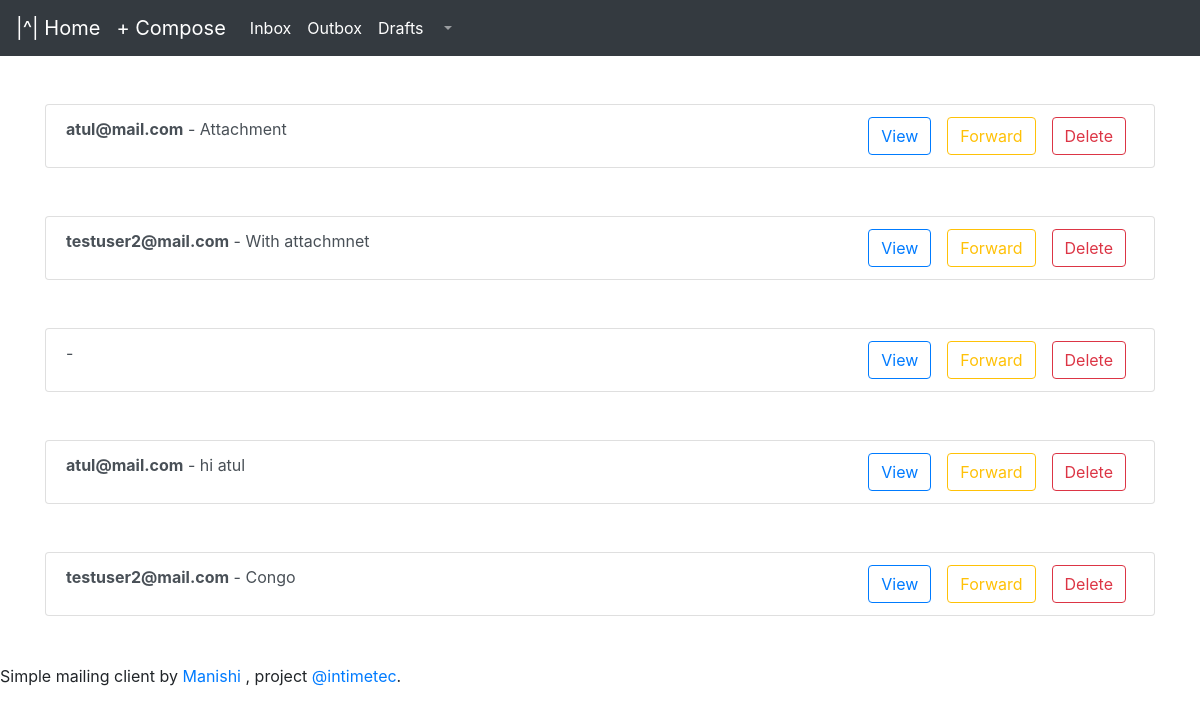
The page /app/outbox/mani@mail.com on the database its author committed.
### app/models.py (models this page shows, shortened)
class Mail_detail(models.Model):
    sender = models.CharField(max_length=122)
    receiver = models.CharField(max_length=122)
    body = models.CharField(max_length=1024)
    subject = models.CharField(max_length=122)
    is_draft = models.BooleanField()
    in_inbox = models.BooleanField()
    in_outbox = models.BooleanField()
    file = models.FileField(blank=True)
    date = models.DateField()

### app/views.py (the view)
# urls.py: path('outbox/<str:email>', views.outbox,name="outbox"),
def outbox(request,email):
    data = get_outbox(email)
    context = {
        'data':data
    }
    return render(request,'outbox.html',context)

### app/views.py (called while the page is built)
def get_outbox(email):
    data = []
    for mail in Mail_detail.objects.filter(sender=email,is_draft=0,in_outbox=1):
        temp = dict()
        temp['id'] = mail.id
        temp['sender'] = mail.sender
        temp['sub'] = mail.subject
        temp['receiver'] = mail.receiver
        temp['body'] = mail.body[0:20] + ' . . . . .'
        data.append(temp)
    return data

### app/templates/outbox.html (shortened to what this page needs)
{% extends 'base.html' %}
{% block body %}
{% for mail in data %}
<div class="container my-5"  >
    <div class="list-group">
        <div class="list-group-item list-group-item-action" mx-4 py 10> <b>{{ mail.receiver }}</b> - {{ mail.sub }}
          <a class="btn btn-outline-danger float-right mx-2" href="/app/delete/{{mail.id}}/outbox" role="button">Delete</a>
          <a class="btn btn-outline-warning float-right mx-2" href="/app/forward/{{mail.id}}" role="button">Forward</a>
          <a class="btn btn-outline-primary float-right mx-2" href="/app/view/{{mail.id}}/outbox" role="button">View</a>
          </div>
      </div>
</div>
{% endfor %}
{% endblock body%}

### rows shown on the page
Mail_detail: receiver "atul@mail.com", sub "Attachment"
Mail_detail: receiver "testuser2@mail.com", sub "With attachmnet"
Mail_detail: receiver "atul@mail.com", sub "hi atul"
Mail_detail: receiver "testuser2@mail.com", sub "Congo"
